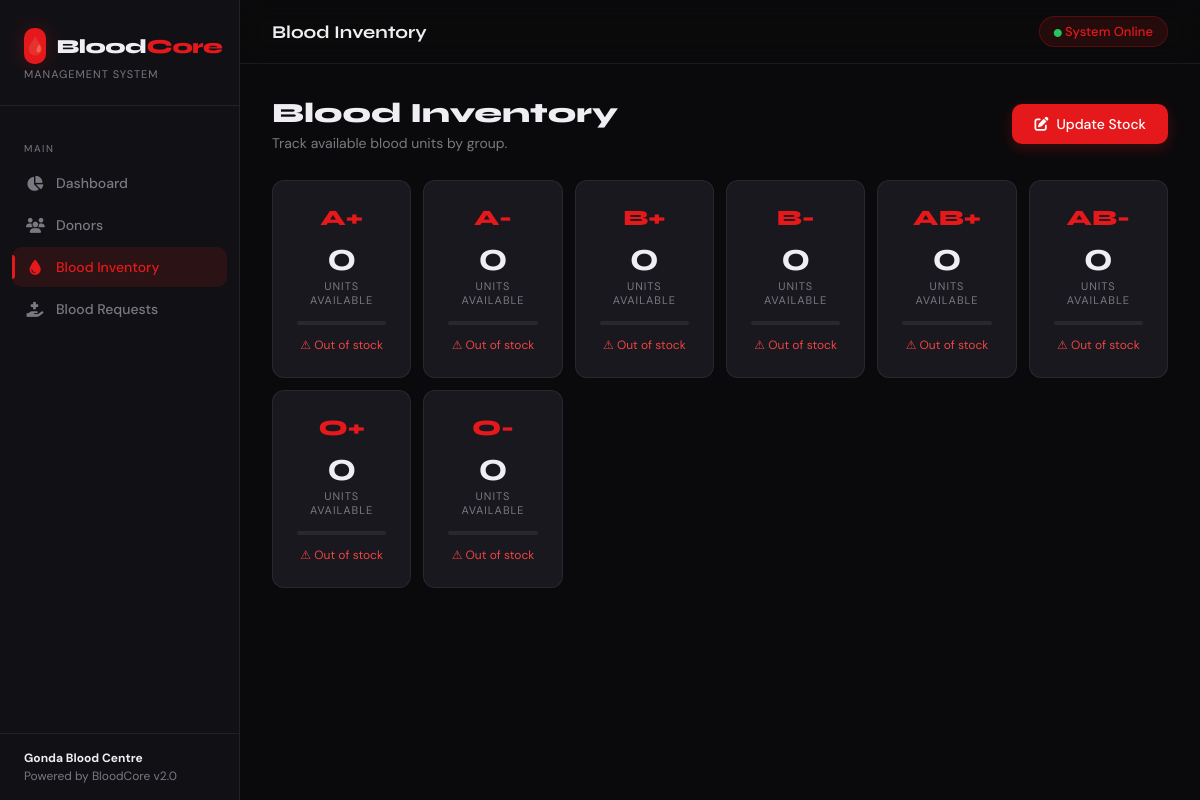
Page /inventory on the committed database.
### app.py (models this page shows)
class BloodInventory(db.Model):
    id          = db.Column(db.Integer, primary_key=True)
    blood_group = db.Column(db.String(5), nullable=False, unique=True)
    units       = db.Column(db.Integer, default=0)
    updated_at  = db.Column(db.DateTime, default=datetime.utcnow, onupdate=datetime.utcnow)

### app.py (the view)
@app.route('/inventory')
def inventory():
    items = BloodInventory.query.all()
    return render_template('inventory.html', inventory=items)

### templates/inventory.html (shortened to what this page needs)
{% extends "base.html" %}
{% block topbar_title %}Blood Inventory{% endblock %}
{% block content %}
<div class="page-header">
  <div>
    <h1>Blood Inventory</h1>
    <p>Track available blood units by group.</p>
  </div>
  <button class="btn btn-primary" onclick="openModal('updateModal')">
    <i class="fas fa-edit"></i> Update Stock
  </button>
</div>
<div class="inv-grid" style="margin-bottom:28px;">
  {% for item in inventory %}
  <div class="inv-card" style="padding:24px;">
    <div class="inv-blood-group">{{ item.blood_group }}</div>
    <div class="inv-units" style="font-size:40px;">{{ item.units }}</div>
    <div class="inv-label">Units Available</div>
    <div class="inv-bar-wrap" style="margin-top:14px;">
    </div>
    <div style="margin-top:12px;font-size:12px;color:var(--muted);">
      {% if item.units == 0 %}
        <span style="color:#ef4444;">⚠ Out of stock</span>
      {% elif item.units < 5 %}
        <span style="color:var(--warn);">⚡ Low stock</span>
      {% else %}
        <span style="color:var(--success);">✓ In stock</span>
      {% endif %}
    </div>
  </div>
  {% endfor %}
</div>
{% endblock %}

### templates/base.html (style rules this page uses)
:root { --red: #e5181b; --red-dark: #a50f11; --red-glow: rgba(229,24,27,0.25); --bg: #0a0a0c; --surface: #111115; --surface2: #18181e; --border: rgba(255,255,255,0.07); --text: #f0eef2; --muted: #7a7880; --success: #22c55e; --warn: #f59e0b; }
* { margin:0;padding:0;box-sizing:border-box; }
html { scroll-behavior:smooth; }
body { font-family: 'DM Sans', sans-serif; background: var(--bg); color: var(--text); min-height: 100vh; display: flex; overflow-x: hidden; }
.btn { display: inline-flex; align-items: center; gap: 8px; padding: 11px 22px; border-radius: 10px; font-family: 'DM Sans', sans-serif; font-size: 14px; font-weight: 500; cursor: pointer; border: none; text-decoration: none; transition: all 0.2s; }
.btn-primary { background: var(--red); color: white; box-shadow: 0 4px 15px var(--red-glow); }
.inv-grid { display: grid; grid-template-columns: repeat(auto-fill, minmax(130px, 1fr)); gap: 12px; }
.inv-card { background: var(--surface2); border: 1px solid var(--border); border-radius: 12px; padding: 16px; text-align: center; transition: all 0.2s; }
.inv-blood-group { font-family: 'Syne', sans-serif; font-size: 22px; font-weight: 800; color: var(--red); margin-bottom: 6px; }
.inv-units { font-size: 28px; font-weight: 700; font-family: 'Syne', sans-serif; line-height: 1; margin-bottom: 2px; }
.inv-label { font-size: 11px; color: var(--muted); text-transform: uppercase; letter-spacing: 1px; }
.inv-bar-wrap { height: 4px; background: var(--border); border-radius: 2px; margin-top: 10px; overflow: hidden; }
.page-header { display: flex; justify-content: space-between; align-items: center; margin-bottom: 28px; }
.page-header h1 { font-family: 'Syne', sans-serif; font-weight: 800; font-size: 28px; }
.page-header p { color: var(--muted); font-size: 14px; margin-top: 4px; }

### rows in the picture
BloodInventory: blood_group "A+", units "0", shows "⚠ Out of stock"
BloodInventory: blood_group "A-", units "0", shows "⚠ Out of stock"
BloodInventory: blood_group "B+", units "0", shows "⚠ Out of stock"
BloodInventory: blood_group "B-", units "0", shows "⚠ Out of stock"
BloodInventory: blood_group "AB+", units "0", shows "⚠ Out of stock"
BloodInventory: blood_group "AB-", units "0", shows "⚠ Out of stock"
BloodInventory: blood_group "O+", units "0", shows "⚠ Out of stock"
BloodInventory: blood_group "O-", units "0", shows "⚠ Out of stock"
